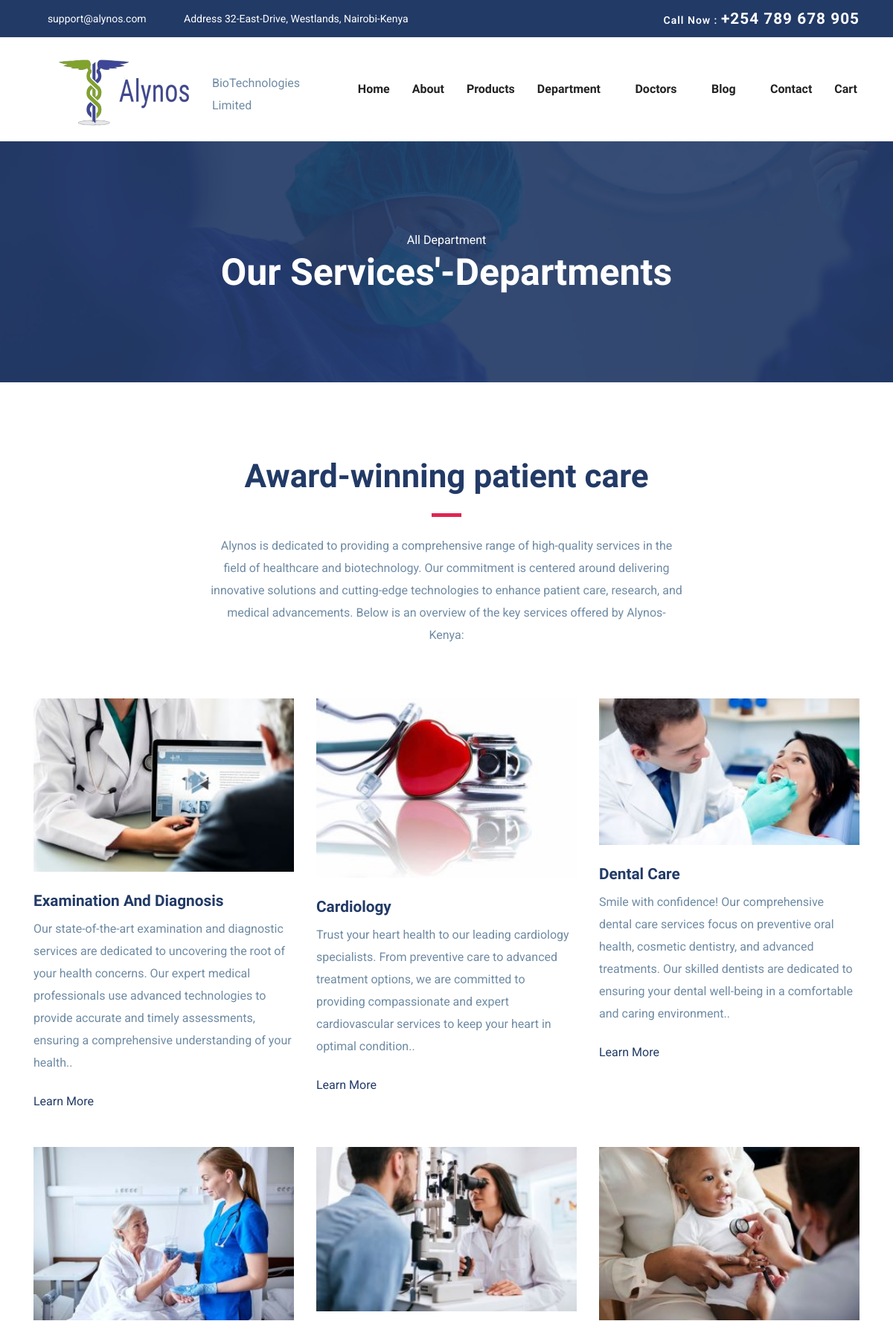
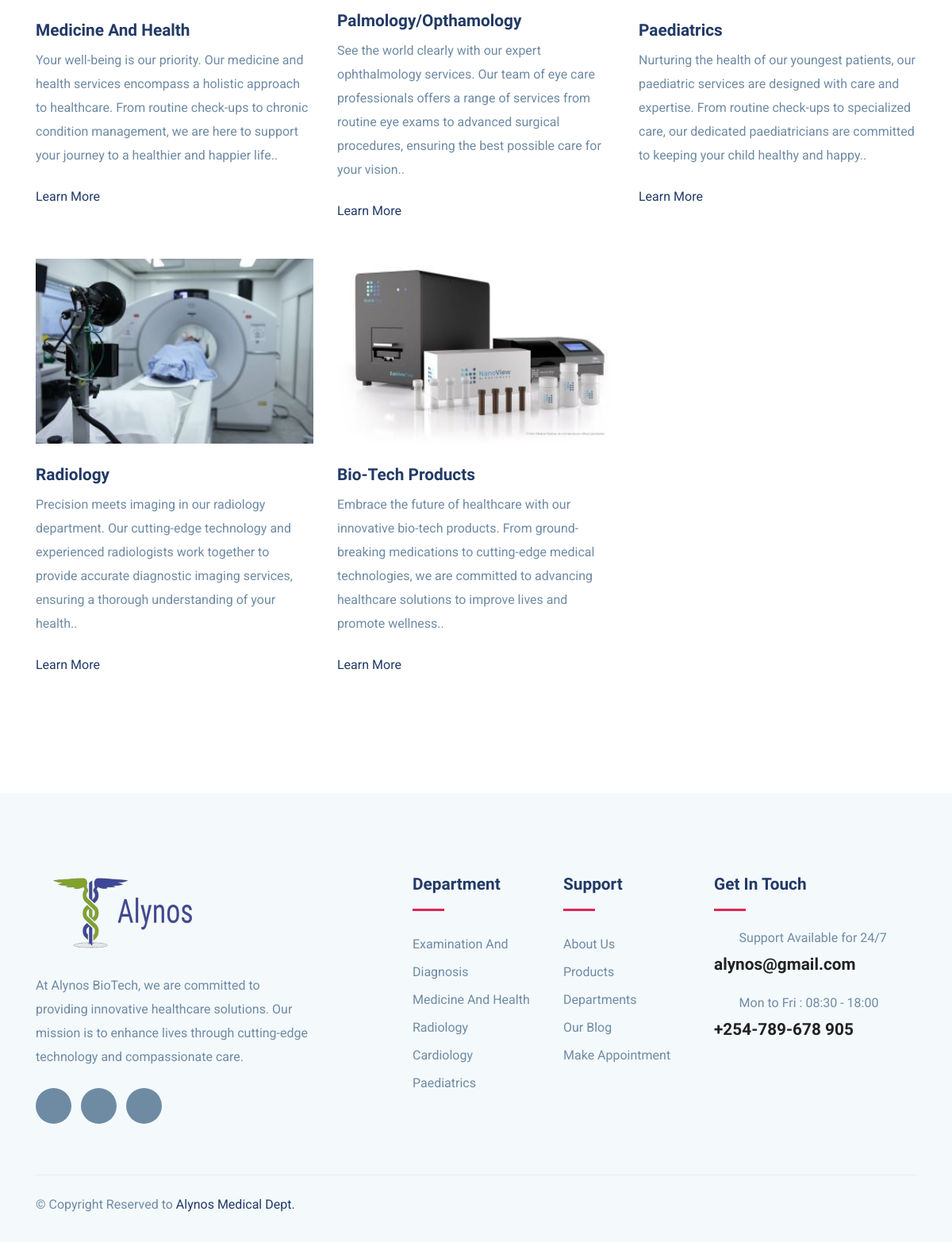
Page /department/ on the committed database (2 pictures, top to bottom).
### System_App/models.py (models this page shows, shortened)
class Department(models.Model):
    name = models.CharField(max_length=255)
    image = models.ImageField(upload_to='department_images/',null=True, blank=True)
    description =models.TextField()

### System_App/views.py (the view)
# urls.py: path('department/', views.department, name="department"),
def department(request):
    departments = Department.objects.all()
    return render(request, "department.html", {'departments': departments, 'navbar': 'department'})

### System_App/templates/department.html (shortened to what this page needs)
{%extends 'layout.html' %}
{% load static %}
{% block body %}
<section class="page-title bg-1">
  <div class="container">
    <div class="row">
      <div class="col-md-12">
        <div class="block text-center">
          <span class="text-white">All Department</span>
          <h1 class="text-capitalize mb-5 text-lg">Our Services'-Departments</h1>
        </div>
      </div>
    </div>
  </div>
</section>
<section class="section service-2">
	<div class="container">
		<div class="row justify-content-center">
			<div class="col-lg-7 text-center">
				<div class="section-title">
					<h2>Award-winning patient care</h2>
					<div class="divider mx-auto my-4"></div>
					<p>Alynos is dedicated to providing a comprehensive range of high-quality services in the field of healthcare and biotechnology.
                        Our commitment is centered around delivering innovative solutions and cutting-edge technologies to enhance patient care, research, and medical advancements.
                        Below is an overview of the key services offered by Alynos-Kenya:</p>
				</div>
			</div>
		</div>
		<div class="row">
            {% for department in departments %}
			<div class="col-lg-4 col-md-6 ">
				<div class="department-block mb-5">
					<img src="{{department.image.url}}" alt="{{ department.name }} Image" class="img-fluid w-100">
					<div class="content">
						<h4 class="mt-4 mb-2 title-color">{{ department.name }}</h4>
						<p class="mb-4">{{ department.description}}.</p>
						<a href="{% url 'BioTech_App:department_single' department.id %}" class="read-more">Learn More  <i class="icofont-simple-right ml-2"></i></a>
					</div>
				</div>
			</div>
            {% endfor %}
		</div>
	</div>
</section>
{% endblock %}

### System_App/templates/layout.html (shortened to what this page needs)
{% load static %}
<!DOCTYPE html>
<html lang="en">
<head>
  <link rel="stylesheet" href="{% static 'plugins/bootstrap/css/bootstrap.min.css' %}">
  <link rel="stylesheet" href="{% static 'plugins/icofont/icofont.min.css' %}">
  <link rel="stylesheet" href="{% static 'plugins/slick-carousel/slick/slick.css' %}">
  <link rel="stylesheet" href="{% static 'plugins/slick-carousel/slick/slick-theme.css' %}">
  <link rel="stylesheet" href="{% static 'css/style.css' %}">
</head>
<body id="top">
<header>
	<div class="header-top-bar">
		<div class="container">
			<div class="row align-items-center">
				<div class="col-lg-6">
					<ul class="top-bar-info list-inline-item pl-0 mb-0">
						<li class="list-inline-item"><a href="mailto:support@gmail.com"><i class="icofont-support-faq mr-2"></i>support@alynos.com</a></li>
						<li class="list-inline-item"><i class="icofont-location-pin mr-2"></i>Address 32-East-Drive, Westlands, Nairobi-Kenya </li>
					</ul>
				</div>
				<div class="col-lg-6">
					<div class="text-lg-right top-right-bar mt-2 mt-lg-0">
						<a href="tel:+254-789-678 905``
.   -.
.1..." >
							<span>Call Now : </span>
							<span class="h4">+254 789 678 905</span>
						</a>
					</div>
				</div>
			</div>
		</div>
	</div>
	<nav class="navbar navbar-expand-lg navigation, ml-4" id="navbar">
		<div class="container">
		 	 <a class="navbar-brand" href="{% url 'BioTech_App:index' %}">
			  	<img src="{% static 'images/logo_02.png' %}" alt="" class="img-fluid">
			  </a>
        <p><br> BioTechnologies <br> Limited </p>
		  <div class="collapse navbar-collapse" id="navbarmain">
			<ul class="navbar-nav ml-auto">
			  <li class="nav-item {% if navbar == 'index' %}active{% endif %}"><a class="nav-link" href="{% url 'BioTech_App:index' %}">Home</a></li>
			   <li class="nav-item {% if navbar == 'about' %}active{% endif %}"><a class="nav-link" href="{% url 'BioTech_App:about' %}">About</a></li>
			    <li class="nav-item {% if navbar == 'products' %}active{% endif %}"><a class="nav-link" href="{% url 'BioTech_App:product_list' %}">Products</a></li>
			    <li class="nav-item dropdown">
					<a class="nav-link dropdown-toggle" href="{% url 'BioTech_App:department' %}" id="dropdown02" data-toggle="dropdown" aria-haspopup="true" aria-expanded="false">Department <i class="icofont-thin-down"></i></a>
			  	</li>
			  	<li class="nav-item dropdown">
					<a class="nav-link dropdown-toggle" href="{% url 'BioTech_App:doctor' %}" id="dropdown03" data-toggle="dropdown" aria-haspopup="true" aria-expanded="false">Doctors <i class="icofont-thin-down"></i></a>
			  	</li>
			   <li class="nav-item dropdown">
					<a class="nav-link dropdown-toggle" href="{% url 'BioTech_App:blog_sidebar' %}" id="dropdown05" data-toggle="dropdown" aria-haspopup="true" aria-expanded="false">Blog <i class="icofont-thin-down"></i></a>
			  	</li>
			   <li class="nav-item {% if navbar == 'contact' %}active{% endif %}"><a class="nav-link" href="{% url 'BioTech_App:contact' %}">Contact</a></li>
                <li class="nav-item {% if navbar == 'view_cart' %}active{% endif %}"><a class="nav-link" href="{% url 'BioTech_App:view_cart' %}">Cart</a></li>
			</ul>
		  </div>
		</div>
	</nav>
</header>
        {% block body %}
        {% endblock %}
<footer class="footer section gray-bg">
	<div class="container">
		<div class="row">
			<div class="col-lg-4 mr-auto col-sm-6">
				<div class="widget mb-5 mb-lg-0">
					<div class="logo mb-4">
						<img src="{% static 'images/logo_02.png' %}" alt="Alynos BioTech Logo" class="img-fluid">
					</div>
					<p>At Alynos BioTech, we are committed to providing innovative healthcare solutions. Our mission is to enhance lives through cutting-edge technology and compassionate care.</p>
					<ul class="list-inline footer-socials mt-4">
						<li class="list-inline-item"><a href="https://www.facebook.com/alynosbiotech"><i class="icofont-facebook"></i></a></li>
						<li class="list-inline-item"><a href="https://twitter.com/alynosbiotech"><i class="icofont-twitter"></i></a></li>
						<li class="list-inline-item"><a href="https://www.linkedin.com/company/alynosbiotech/"><i class="icofont-linkedin"></i></a></li>
					</ul>
				</div>
			</div>
			<div class="col-lg-2 col-md-6 col-sm-6">
				<div class="widget mb-5 mb-lg-0">
					<h4 class="text-capitalize mb-3">Department</h4>
					<div class="divider mb-4"></div>
					<ul class="list-unstyled footer-menu lh-35">
						<li><a href="{% url 'BioTech_App:department_single' department_id=1 %}">Examination And Diagnosis </a></li>
						<li><a href="{% url 'BioTech_App:department_single' department_id=4 %}">Medicine And Health</a></li>
						<li><a href="{% url 'BioTech_App:department_single' department_id=7 %}">Radiology</a></li>
						<li><a href="{% url 'BioTech_App:department_single' department_id=2 %}">Cardiology</a></li>
						<li><a href="{% url 'BioTech_App:department_single' department_id=6 %}">Paediatrics</a></li>
					</ul>
				</div>
			</div>
			<div class="col-lg-2 col-md-6 col-sm-6">
				<div class="widget mb-5 mb-lg-0">
					<h4 class="text-capitalize mb-3">Support</h4>
					<div class="divider mb-4"></div>
					<ul class="list-unstyled footer-menu lh-35">
						<li><a href="{% url 'BioTech_App:about' %}">About Us</a></li>
						<li><a href="{% url 'BioTech_App:product_list'%}">Products</a></li>
						<li><a href="{% url 'BioTech_App:department'%}">Departments </a></li>
						<li><a href="{% url 'BioTech_App:blog_sidebar'%}">Our Blog</a></li>
						<li><a href="{% url 'BioTech_App:appointment'%}">Make Appointment</a></li>
					</ul>
				</div>
			</div>
			<div class="col-lg-3 col-md-6 col-sm-6">
				<div class="widget widget-contact mb-5 mb-lg-0">
					<h4 class="text-capitalize mb-3">Get in Touch</h4>
					<div class="divider mb-4"></div>
					<div class="footer-contact-block mb-4">
						<div class="icon d-flex align-items-center">
							<i class="icofont-email mr-3"></i>
							<span class="h6 mb-0">Support Available for 24/7</span>
						</div>
						<h4 class="mt-2"><a href="mailto:alynos@gmail.com">alynos@gmail.com</a></h4>
					</div>
					<div class="footer-contact-block">
						<div class="icon d-flex align-items-center">
							<i class="icofont-support mr-3"></i>
							<span class="h6 mb-0">Mon to Fri : 08:30 - 18:00</span>
						</div>
						<h4 class="mt-2"><a href="tel:+254-789-678 905">+254-789-678 905</a></h4>
					</div>
				</div>
			</div>
		</div>
		<div class="footer-btm py-4 mt-5">
			<div class="row align-items-center justify-content-between">
				<div class="col-lg-6">
					<div class="copyright">
						&copy; Copyright Reserved to <span class="text-color">Alynos Medical Dept.</span>
					</div>
				</div>
			</div>
		</div>
	</div>
</footer>
  </body>
  </html>

### System_App/static/css/style.css (style rules this page uses)
html { overflow-x: hidden; }
body { line-height: 1.6; font-family: "Roboto", sans-serif; -webkit-font-smoothing: antialiased; font-size: 16px; color: #6F8BA4; font-weight: 400; }
h1, .h1, h2, .h2, h3, .h3, h4, .h4, h5, .h5, h6, .h6 { font-family: "Exo", sans-serif; font-weight: 700; color: #222; }
h1, .h1 { font-size: 2.5rem; }
h2, .h2 { font-size: 44px; }
h4, .h4 { font-size: 1.3rem; line-height: 30px; }
h6, .h6 { font-size: 1rem; }
p { line-height: 30px; }
.section { padding: 100px 0; }
.text-lg { font-size: 3.75rem; }
a { color: #222; text-decoration: none; transition: all .35s ease; }
.page-title { padding: 120px 0px 70px 0px; position: relative; }
.page-title .block h1 { color: #fff; }
.title-color { color: #223a66; }
.section-title { margin-bottom: 70px; }
.section-title h2 { color: #223a66; }
.text-lg { font-size: 50px; }
.gray-bg { background: #f4f9fc; }
#navbarmain { padding: 20px 0px; }
#navbarmain .nav-link { font-weight: 600; padding: 10px 15px; color: #222; font-family: "Exo", sans-serif; text-transform: capitalize; font-size: 16px; transition: all .25s ease; }
.dropdown-toggle::after { display: none; }
.navbar-brand { margin-top: 10px; }
.header-top-bar { background: #223a66; font-size: 14px; padding: 10px 0px; box-shadow: 0 1px 2px rgba(0, 0, 0, 0.05); color: #fff; }
.top-bar-info li a { color: #fff; margin-right: 20px; }
.top-right-bar a span { color: #fff; font-weight: 600; letter-spacing: 1px; }
.bg-1 { background: url("../images/bg/22.jpg") no-repeat 50% 50%; background-size: cover; position: relative; }
.text-color { color: #223a66; }
.divider { width: 40px; height: 5px; background: #e12454; }
.lh-35 { line-height: 35px; }
.read-more { color: #223a66; }
.footer { padding-bottom: 10px; }
.logo { font-weight: 600; letter-spacing: 1px; }
.widget .divider { height: 3px; }
.widget h4 { color: #223a66; }
.widget .footer-menu a { color: #6F8BA4; }
.footer-contact-block span { font-weight: 400; color: #6F8BA4; }
.footer-contact-block i { font-size: 20px; }
.footer-btm { border-top: 1px solid rgba(0, 0, 0, 0.06); }
.footer-socials li a { width: 45px; height: 45px; background: #6F8BA4; color: #fff; display: inline-block; text-align: center; border-radius: 100%; padding-top: 12px; }

### rows in the picture
Department: image (picture), name "Examination And Diagnosis", description "Our state-of-the-art examination and diagnostic services are dedicated to uncovering the root of your health concerns. Our expert medical professionals use advanced technologies to provide accurate and timely assessments, ensuring a comprehensive understanding of your health."
Department: image (picture), name "Cardiology", description "Trust your heart health to our leading cardiology specialists. From preventive care to advanced treatment options, we are committed to providing compassionate and expert cardiovascular services to keep your heart in optimal condition."
Department: image (picture), name "Dental Care", description "Smile with confidence! Our comprehensive dental care services focus on preventive oral health, cosmetic dentistry, and advanced treatments. Our skilled dentists are dedicated to ensuring your dental well-being in a comfortable and caring environment."
Department: image (picture), name "Medicine And Health", description "Your well-being is our priority. Our medicine and health services encompass a holistic approach to healthcare. From routine check-ups to chronic condition management, we are here to support your journey to a healthier and happier life."
Department: image (picture), name "Palmology/Opthamology", description "See the world clearly with our expert ophthalmology services. Our team of eye care professionals offers a range of services from routine eye exams to advanced surgical procedures, ensuring the best possible care for your vision."
Department: image (picture), name "Paediatrics", description "Nurturing the health of our youngest patients, our paediatric services are designed with care and expertise. From routine check-ups to specialized care, our dedicated paediatricians are committed to keeping your child healthy and happy."
Department: image (picture), name "Radiology", description "Precision meets imaging in our radiology department. Our cutting-edge technology and experienced radiologists work together to provide accurate diagnostic imaging services, ensuring a thorough understanding of your health."
Department: image (picture), name "Bio-Tech Products", description "Embrace the future of healthcare with our innovative bio-tech products. From ground-breaking medications to cutting-edge medical technologies, we are committed to advancing healthcare solutions to improve lives and promote wellness."
